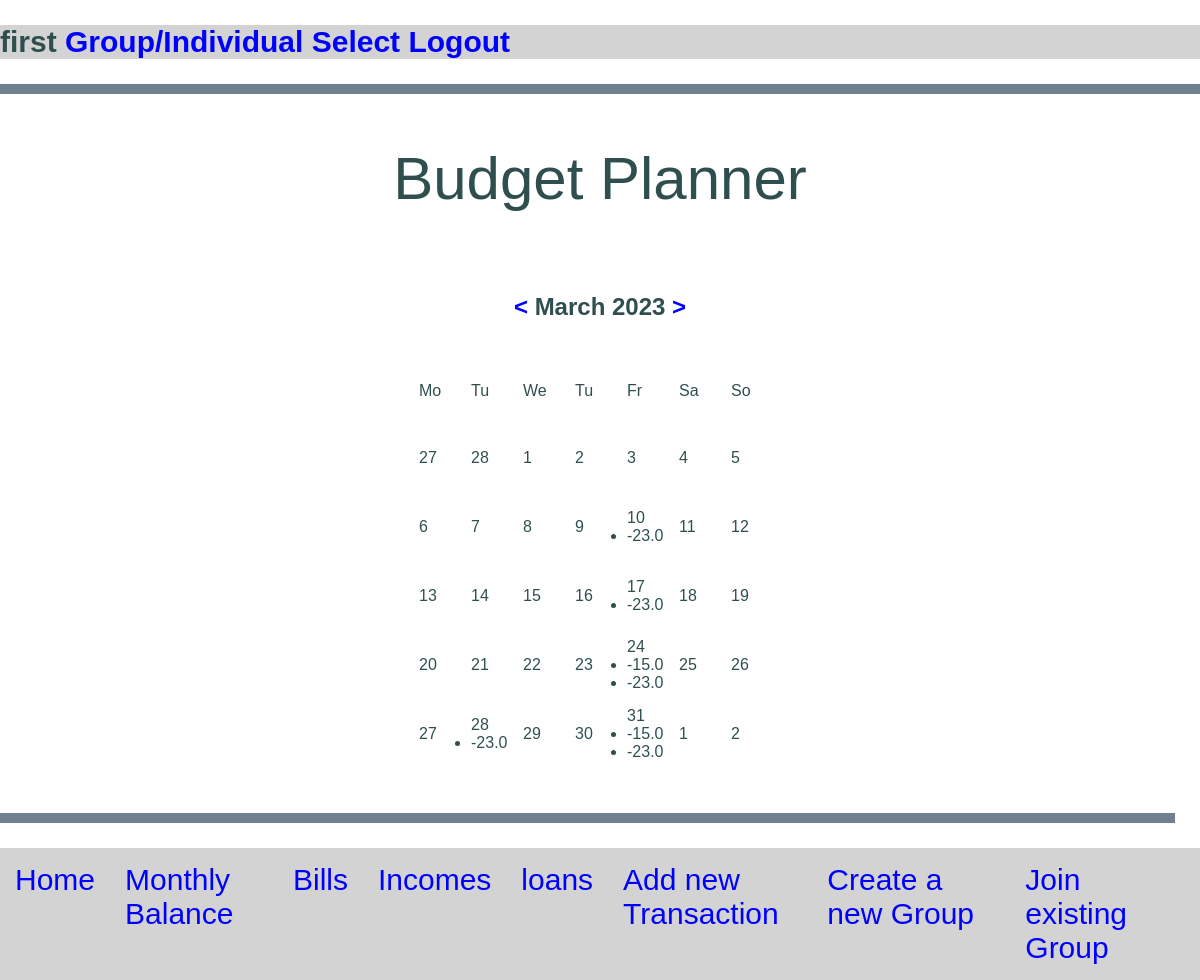
Page /welcome/32023 (signed in) on the earlier database version.
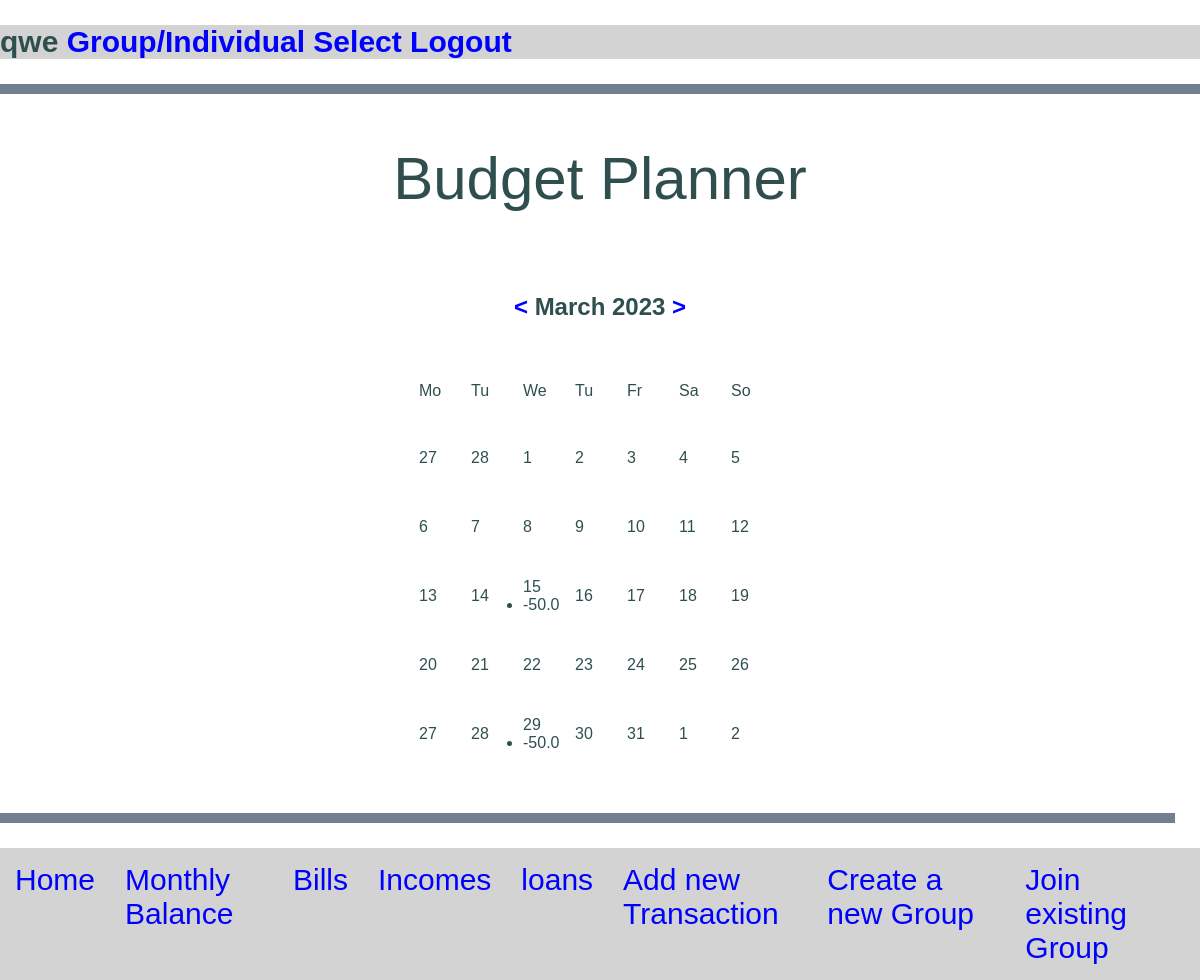
Same page on the later database version.
### user/models.py (models this page shows, shortened)
class MyUser(AbstractUser):
    as_group = models.BooleanField(
        default=False,
    )
    group = models.CharField(max_length=50, null=True,
                             default=None, blank=True)

### home/views.py (the view, shortened to what this page needs)
class WelcomeView(LoginRequiredMixin, ListView):
    @property
    def show_month(self):
        try:
            month_year = self.kwargs["monthyear"]
            if len(str(month_year)) == 6:
                show_month = int(str(month_year)[:2])
            else:
                show_month = int(str(month_year)[:1])
        except KeyError:
            show_month = int(month_str)
        self._show_month = show_month
        return self._show_month
    @property
    def show_year(self):
        try:
            month_year = self.kwargs["monthyear"]
            self._show_year = int(str(month_year)[-4:])
        except KeyError:
            self._show_year = int(year_str)
        return self._show_year
    @property
    def prev_month_year(self):
        if self._show_month != 1:
            self._prev_month_year = (self._show_month - 1, self._show_year)
        else:
            self._prev_month_year = (12, self._show_year - 1)
        return self._prev_month_year
    @property
    def next_month_year(self):
        if self._show_month != 12:
            self._next_month_year = (self._show_month + 1, self._show_year)
        else:
            self._next_month_year = (1, self._show_year + 1)
        return self._next_month_year
    def get_queryset(self):
        active_user = MyUser.objects.get(id=self.request.user.id)
        if active_user.as_group == "True":
            queryset = Transaction.objects.filter(group=active_user.get_active_group())
        else:
            queryset = Transaction.objects.filter(user=active_user, group__isnull=True)
        return queryset
    def dayly_transactions(self):
        dayly_transactions_dict = dict()
        for transaction in self.get_queryset():
            for key, value in transaction.day_balance(
                self.show_month, self.show_year
            ).items():
                if key not in dayly_transactions_dict:
                    dayly_transactions_dict[key] = [value]
                else:
                    dayly_transactions_dict[key].append(value)
        transaction_tuples = [
            (i, None)
            if i not in dayly_transactions_dict
            else (i, dayly_transactions_dict.get(i))
            for i in range(
                1, calendar.monthrange(self.show_year, self.show_month)[1] + 1
            )
        ]
        return transaction_tuples
    def weeks(self):
        transaction_tuples = self.dayly_transactions()
        prev_month_num_days = calendar.monthrange(
            self.prev_month_year[1], self.prev_month_year[0]
        )[1]
        curr_month_weekday, curr_month_num_days = calendar.monthrange(
            self.show_year, self.show_month
        )
        last_days = [
            prev_month_num_days - i for i in range(curr_month_weekday - 1, -1, -1)
        ]
        first_week = [transaction_tuples[i] for i in range(7 - len(last_days))]
        second_week = [
            transaction_tuples[i] for i in range(first_week[-1][0], 14 - len(last_days))
        ]
        third_week = [
            transaction_tuples[i]
            for i in range(second_week[-1][0], 21 - len(last_days))
        ]
        fourth_week = [
            transaction_tuples[i] for i in range(third_week[-1][0], 28 - len(last_days))
        ]
        weeks = [first_week, second_week, third_week, fourth_week]
        if fourth_week[-1][0] == curr_month_num_days:
            fifth_week = None
            sixth_week = None
        else:
            fifth_week = [
                transaction_tuples[i]
                for i in range(fourth_week[-1][0], len(transaction_tuples))
            ]
            weeks.append(fifth_week)
        if len(fifth_week) <= 7:
            first_days = [i for i in range(1, 7) if len(fifth_week) + i <= 7]
            if len(first_days) == 0:
                first_days = None
            sixth_week = None
        last_week = weeks[-1]
        weeks = weeks[:-1]
        return (last_days, weeks, first_days, last_week)
    def get_context_data(self, **kwargs):
        context = super().get_context_data(**kwargs)
        last_days, weeks, first_days, last_week = self.weeks()
        context["last_days"] = last_days
        context["weeks"] = weeks
        context["last_week"] = last_week
        context["first_days"] = first_days
        show_date = date(year=self.show_year, month=self.show_month, day=1)
        context["month"] = show_date.strftime("%B")
        context["year"] = show_date.year
        prev_month = int(str(self.prev_month_year[0]) + str(self.prev_month_year[1]))
        next_month = int(str(self.next_month_year[0]) + str(self.next_month_year[1]))
        context["prev_month"] = prev_month
        context["next_month"] = next_month
        return context

### balance/models.py (called while the page is built)
    def one_off_day(self):
        dayly_transaction_dict = dict()
        if self.transaction_type == "Expense":
            dayly_transaction_dict[self.due_date.day] = -self.amount
        else:
            dayly_transaction_dict[self.due_date.day] = self.amount
        return dayly_transaction_dict

    def weekly_day(self, month, delta):
        due_date = self.due_date
        dayly_transaction_dict = dict()
        while due_date.month != month:
            due_date += delta
        while due_date.month == month:
            if self.transaction_type == "Expense":
                dayly_transaction_dict[due_date.day] = -self.amount
            else:
                dayly_transaction_dict[due_date.day] = self.amount
            due_date += delta
        return dayly_transaction_dict

### home/templates/home/welcome.html (shortened to what this page needs)
<!DOCTYPE html>
<html lang="en">
<head>
    <link rel="stylesheet" href="/static/home/welcome.css">
</head>
<body>
    <div class="content">
        <div class="top">
    <h4>
        {% if user.group == None %}
        {{user.username}}
        {% else %}
        {{user.group}}
        {% endif %}</a>
        <a href="{% url 'group_select' %}">Group/Individual Select</a>
        <a href="{% url 'logout' %}">Logout</a>
    </h4>
    </div>
    <div class="topline"></div>
    <h1>Budget Planner</h1>
    <div class="container">
        <div class="calendar">
            <header>
                <h2>
                <a class="btn-prev fontawesome-angle-left" href="{% url 'welcome' prev_month %}"><</a>
                {{month}} {{year}}
                <a class="btn-next fontawesome-angle-right" href="{% url 'welcome' next_month %}">></a>
                </h2>
            </header>
            <table>
                <thead>
                    <tr>
                        <td class="day"><ul>Mo</ul></td>
                        <td class="day"><ul>Tu</ul></td>
                        <td class="day"><ul>We</ul></td>
                        <td class="day"><ul>Tu</ul></td>
                        <td class="day"><ul>Fr</ul></td>
                        <td class="day"><ul>Sa</ul></td>
                        <td class="day"><ul>So</ul></td>
                    </tr>
                </thead>
                <tbody>
                    <tr>
                        {% for i in last_days %}
                            <td class="prev-month"><ul>{{ i }}</ul></td>
                        {% endfor %}
                        {% for week in weeks %}
                        {% for day, due in week %}
                            <td><ul>{{day}}
                            {% if due != None %}
                                {% for i in due %}
                                    {% if i < 0 %}
                                        <li class="bill">{{i}}</li>
                                    {% else %}
                                        <li class="income">{{i}}</li>
                                    {% endif %}
                                {% endfor %}
                            {% endif %}
                            </ul></td>
                        {% endfor %}
                        {% endfor %}
                    </tr>
                        {% for day, due in last_week %}
                        <td><ul>{{day}}
                            {% if due != None %}
                                {% for i in due %}
                                    {% if i < 0 %}
                                        <li class="bill">{{i}}</li>
                                    {% else %}
                                        <li class="income">{{i}}</li>
                                    {% endif %}
                                {% endfor %}
                            {% endif %}
                            </ul></td>
                        {% endfor %}
                        {% for i in first_days %}
                            <td class="next-month"><ul>{{i}}</ul></td>
                        {% endfor %}
                </tbody>
            </table>
        </div>
    </div>
    <div class="bottomline"></div>
    <nav>
        <a href="{% url 'welcome' %}">Home</a>
        <a href="{% url 'balance' %}">Monthly Balance</a>
        <a href="{% url 'expenses' %}">Bills</a>
        <a href="{% url 'incomes' %}">Incomes</a>
        <a href="{% url 'loans' %}">loans</a>
        <a href="{% url 'create' %}">Add new Transaction</a>
        <a href="{% url 'registration_group' %}">Create a new Group</a>
        <a href="{% url 'login_group' %}">Join existing Group</a>
    </nav>
</div>
</body>
</html>

Differences in the rows shown:
changed MyUser: group (not shown) → "qwe"; username "first" → (not shown)
Other differences:
list line gone: "-23.0"
new list line: "-50.0"
list line gone: "-15.0 -23.0"
